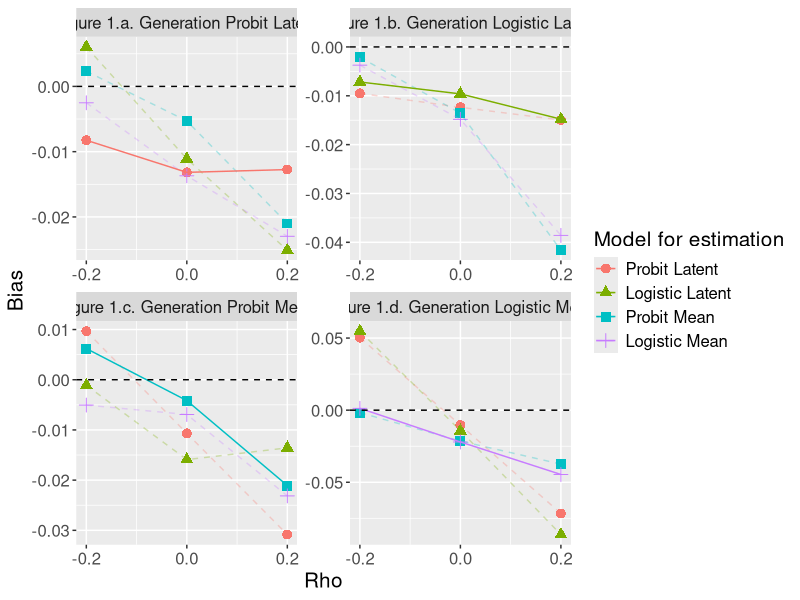
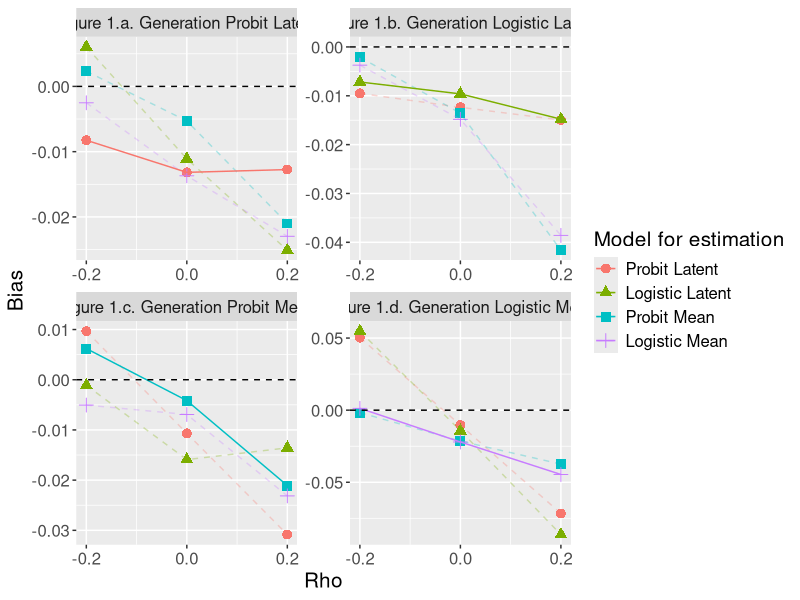

Here is the R script that generated these plots, in order:
library(reshape)
library(ggplot2)

dat <- openxlsx::read.xlsx("robust_dat.xlsx")

plotdata <- melt(dat,
                 id.vars=c("rho","group"))

plotdata$variable <- gsub("_"," ",plotdata$variable)
plotdata$group <- gsub("_"," ",plotdata$group)

#plotdata$rho <- as.character(plotdata$rho)

colnames(plotdata)[3] <- "Model for estimation"
colnames(plotdata)[1] <- "Rho"

plotdata$cut <- 0

plotdata$group <- factor(plotdata$group,levels=c("Probit Latent","Logistic Latent","Probit Mean","Logistic Mean"))
plotdata$`Model for estimation` <- factor(plotdata$`Model for estimation`,levels=c("Probit Latent","Logistic Latent","Probit Mean","Logistic Mean"))

plotdata$l <- ifelse(plotdata$group==plotdata$`Model for estimation`,plotdata$value,NA)
plotdata$m <- ifelse(plotdata$group!=plotdata$`Model for estimation`,plotdata$value,NA)



levels(plotdata$group)=c("Figure 1.a. Generation Probit Latent","Figure 1.b. Generation Logistic Latent","Figure 1.c. Generation Probit Mean","Figure 1.d. Generation Logistic Mean")


ggplot(plotdata) +
  geom_point(aes(x=Rho,y=value,col=`Model for estimation`,shape=`Model for estimation`),size=3) +
  geom_line(aes(x=Rho,y=m,col=`Model for estimation`),linetype="dashed", alpha=0.3) +
  geom_line(aes(x=Rho,y=l,col=`Model for estimation`)) +
  geom_hline(aes(yintercept = cut),show.legend = FALSE, linetype="dashed") +
  facet_wrap(~group,nrow=2,scales = "free") +
  ylab("Bias") +
  theme(text=element_text(size=15)) +
  scale_x_continuous(limits = c(-0.2,0.2), breaks =c(-0.2,0,0.2))

ggsave("/Users/CongMeow/Desktop/Robust_plot.png",dpi = 600,width = 12,height = 8) 
